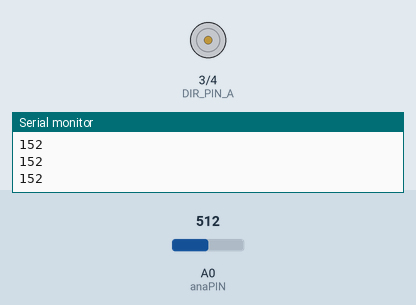
This sketch was run on a simulated Arduino Uno, built with avr-gcc and run on an emulated ATmega328P. Parts: motor-driver pin pairs drawn as motors (green arrow = first pin HIGH = forward, orange = second pin HIGH = backward, longer = more drive, scaled by the enable pin), the last lines printed to the serial monitor. Inputs (shaded band) come from the test bench; at power-on: A0 (anaPIN) = 512.

Above: at 1.2 s.
1.3 s: A0 (anaPIN) set to 511
At 2.5 s:
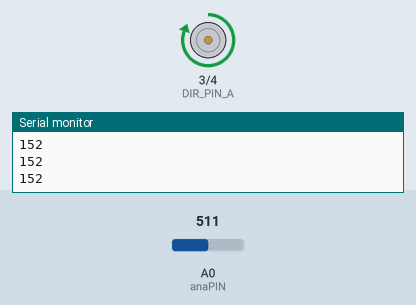
2.8 s: A0 (anaPIN) set to 122
At 3.8 s:
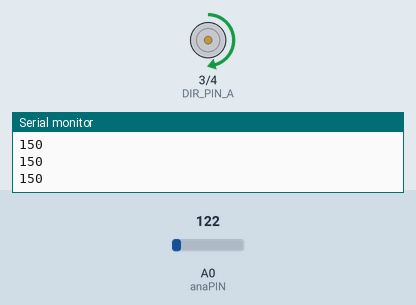
4.3 s: A0 (anaPIN) set to 900
At 5.0 s:
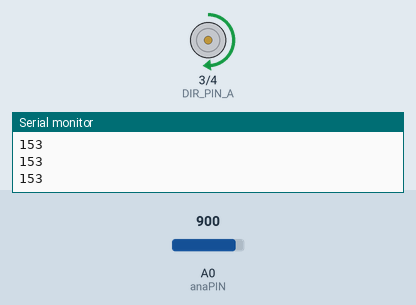
5.8 s: A0 (anaPIN) set to 1023
At 6.2 s:
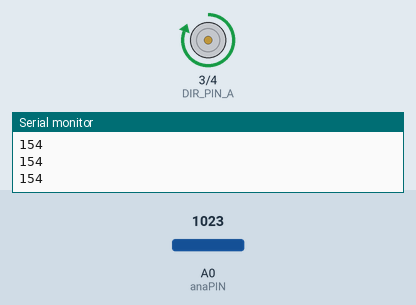
Timing chart, 0 to 8.3 s (numbered marks = the images above; inputs shaded):
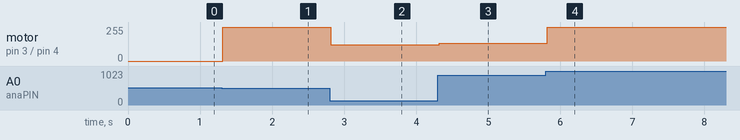

The sketch:

signoff1.ino
```cpp
// Derived from example code provided by www.elegoo.com

// Define pins connecting to the L293D
const byte ENABLE_PIN = 5;
const byte DIR_PIN_A = 3;
const byte DIR_PIN_B = 4;
int anaPIN = A0;

void setup() {
  // Set up pins as outputs for controlling the motor
  pinMode(ENABLE_PIN, OUTPUT);
  pinMode(DIR_PIN_A, OUTPUT);
  pinMode(DIR_PIN_B, OUTPUT);
  Serial.begin(9600);
  pinMode(anaPIN, INPUT); // this is our photocell

}

void loop() {
  // read the input on analog pin 0:
  volatile float anasensorValue = analogRead(anaPIN);
  delay(10);        // delay in between reads as 10 ms to not overload ourselves with data
  int adjustedspeed = anasensorValue/255 + 150;

  Serial.println(adjustedspeed);
  // Set motor direction forwards
  digitalWrite(DIR_PIN_A, HIGH);
  digitalWrite(DIR_PIN_B, LOW);
  analogWrite(ENABLE_PIN, anasensorValue); //enable on

}
```

Measured:
- the behaviour switches between 512 and 511 on A0 (anaPIN) (found by bisection; images 0 and 1)
- after the input at 1.3 s, motor on pin 3 (DIR_PIN_A) / pin 4 (DIR_PIN_B): stopped → forward 255/255 at once
- after the input at 2.8 s, motor on pin 3 (DIR_PIN_A) / pin 4 (DIR_PIN_B): forward 255/255 → forward 122/255 at once
- after the input at 4.3 s, motor on pin 3 (DIR_PIN_A) / pin 4 (DIR_PIN_B): forward 122/255 → forward 132/255 at once
- after the input at 5.8 s, motor on pin 3 (DIR_PIN_A) / pin 4 (DIR_PIN_B): forward 132/255 → forward 255/255 at once
